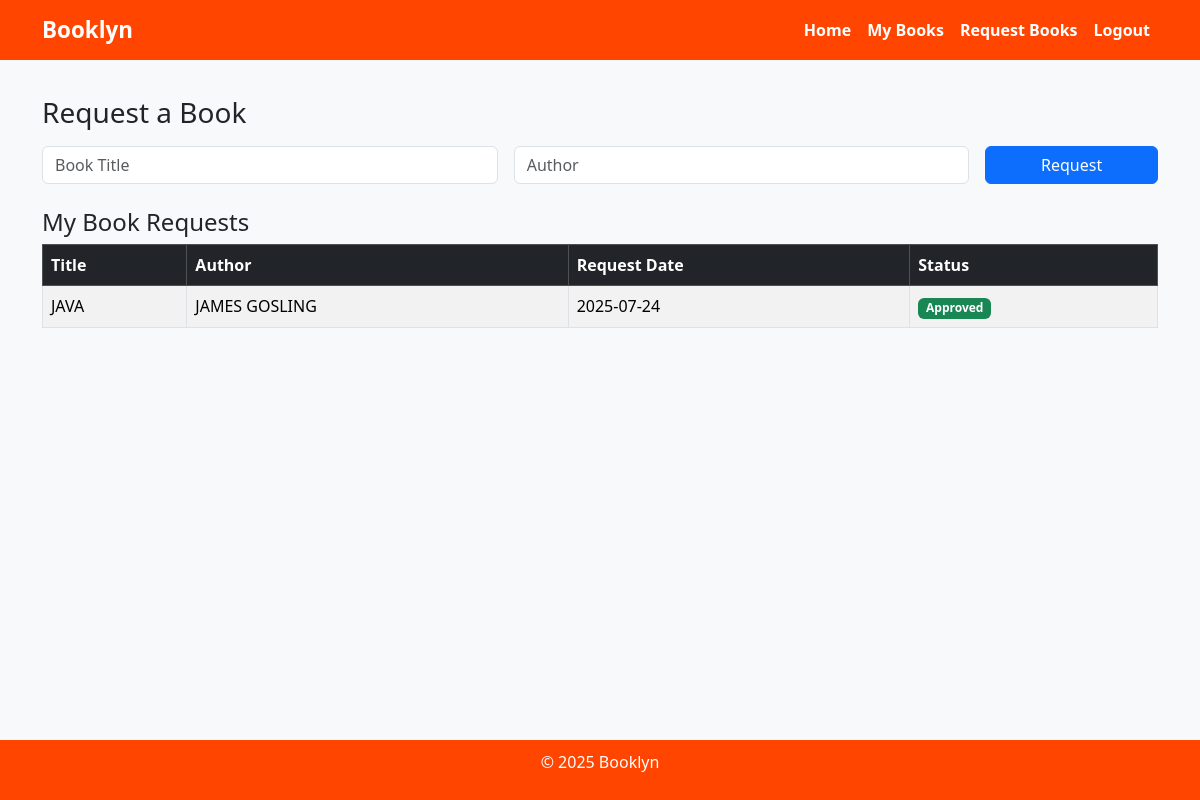
Page /user/request_book (signed in) on the committed database.
### tables this page shows
CREATE TABLE book_requests (
            id INTEGER PRIMARY KEY AUTOINCREMENT,
            user_id INTEGER,
            book_title TEXT NOT NULL,
            author TEXT,
            request_date TEXT,
            status TEXT DEFAULT 'Pending',
            FOREIGN KEY(user_id) REFERENCES users(id)
        );

### app.py (the view, shortened to what this page needs)
@app.route("/user/request_book", methods=["GET", "POST"])
def request_book():
    if session.get("role") != "user":
        return redirect(url_for("login"))
    conn = sqlite3.connect(DB_PATH)
    cursor = conn.cursor()
    cursor.execute("SELECT book_title, author, request_date, status FROM book_requests WHERE user_id=?",
                   (session["user_id"],))
    requests = cursor.fetchall()
    conn.close()
    return render_template("user/request_books.html", requests=requests)

### templates/user/request_books.html
{% extends "base.html" %}
{% block content %}
<h3 class="mb-3">Request a Book</h3>
<form method="POST" class="row g-3 mb-4">
    <div class="col-md-5">
        <input type="text" name="title" class="form-control" placeholder="Book Title" required>
    </div>
    <div class="col-md-5">
        <input type="text" name="author" class="form-control" placeholder="Author">
    </div>
    <div class="col-md-2">
        <button type="submit" class="btn btn-primary w-100">Request</button>
    </div>
</form>
<h4>My Book Requests</h4>
<table class="table table-bordered table-striped">
    <thead class="table-dark">
        <tr>
            <th>Title</th>
            <th>Author</th>
            <th>Request Date</th>
            <th>Status</th>
        </tr>
    </thead>
    <tbody>
        {% if requests %}
            {% for r in requests %}
            <tr>
                <td>{{ r[0] }}</td>
                <td>{{ r[1] }}</td>
                <td>{{ r[2] }}</td>
                <td>
                    {% if r[3] == 'Approved' %}
                        <span class="badge bg-success">Approved</span>
                    {% elif r[3] == 'Rejected' %}
                        <span class="badge bg-danger">Rejected</span>
                    {% else %}
                        <span class="badge bg-warning text-dark">Pending</span>
                    {% endif %}
                </td>
            </tr>
            {% endfor %}
        {% else %}
            <tr><td colspan="4" class="text-center">No book requests yet.</td></tr>
        {% endif %}
    </tbody>
</table>
{% endblock %}

### templates/base.html (style rules this page uses)
body { background-color: #f8f9fa; min-height: 100vh; display: flex; flex-direction: column; }

### rows in the picture
book_requests: book_title "JAVA", author "JAMES GOSLING", request_date "2025-07-24", status "Approved"
